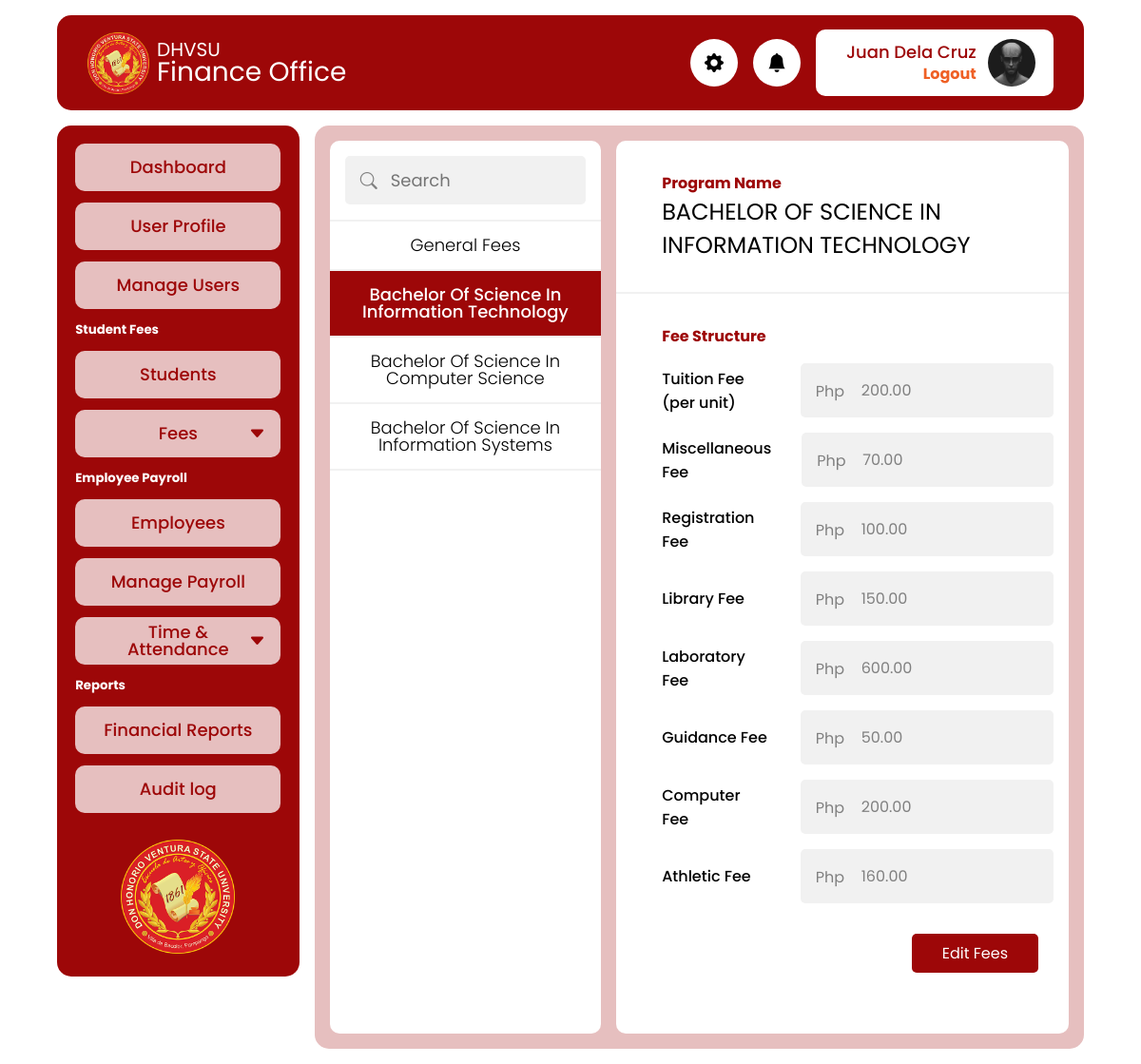
Page /admin/program_fees.php?id=1 (signed in) on the committed database.
### tables this page shows
CREATE TABLE `tbl_programs` (
  `id` int(11) NOT NULL,
  `program_name` varchar(255) NOT NULL,
  `program_desc` text NOT NULL,
  `updated_on` datetime NOT NULL DEFAULT current_timestamp() ON UPDATE current_timestamp()
);

CREATE TABLE `tbl_fee_struc` (
  `id` int(11) NOT NULL,
  `program_id` int(11) NOT NULL DEFAULT 0,
  `tuition_fee` decimal(15,2) NOT NULL DEFAULT 0.00,
  `misc_fee` decimal(15,2) NOT NULL DEFAULT 0.00,
  `registration_fee` decimal(15,2) NOT NULL DEFAULT 0.00,
  `library_fee` decimal(15,2) NOT NULL DEFAULT 0.00,
  `laboratory_fee` decimal(15,2) NOT NULL DEFAULT 0.00,
  `guidance_fee` decimal(15,2) NOT NULL DEFAULT 0.00,
  `computer_fee` decimal(15,2) NOT NULL DEFAULT 0.00,
  `athletic_fee` decimal(15,2) NOT NULL DEFAULT 0.00,
  `updated_on` datetime NOT NULL DEFAULT current_timestamp() ON UPDATE current_timestamp()
);

### app/util_func.php (called while the page is built, shortened)
<?php
function fetchAll(string $table, $pdo)
{
  $sql = "SELECT * FROM $table";
  $stmt = $pdo->query($sql);
  return ($stmt->rowCount() > 0) ? $stmt->fetchAll() : null;
}
function fetchItem(string $table, $id, $pdo)
{
  $sql = "SELECT * FROM $table WHERE id = ?";
  $stmt = $pdo->prepare($sql);
  $stmt->execute([$id]);
  return ($stmt->rowCount() > 0) ? $stmt->fetch() : null;
}

### app/fee_func.php (called while the page is built, shortened)
<?php
function fetchFeesOnProgram($program_id, $pdo)
{
  $sql = "SELECT * FROM tbl_fee_struc WHERE program_id = ?";
  $stmt = $pdo->prepare($sql);
  $stmt->execute([$program_id]);
  return ($stmt->rowCount() > 0) ? $stmt->fetch() : null;
}

### admin/program_fees.php (the view, shortened to what this page needs)
<?php
require_once './includes/header.php';
require_once '../app/fee_func.php';
$programs = fetchAll('tbl_programs', $pdo);
$getID = 0;
if (isset($_GET["id"])) {
  $getID = $_GET["id"];
  $item = fetchItem('tbl_programs', $_GET["id"], $pdo);
  $fees = fetchFeesOnProgram($_GET["id"], $pdo);
}
?>
<main>
  <div class="program-fees">
    <div class="card">
      <div class="card-header">
        <div class="input-with-icon">
          <input type="text" class="input-control search" placeholder="Search" id="program-search">
        </div>
      </div>
      <div class="">
        <ul class="card-list" id="program-list">
          <li>
            <a href="program_fees.php" class="<?php echo (!isset($_GET["id"])) ?  'active' : '' ?>">General Fees</a>
          </li>
          <?php
          foreach ($programs as $program) {
          ?>
            <li><a href='<?= "./program_fees.php?id=" . $program['id'] ?>' class="<?php echo ($getID == $program['id']) ?  'active' : '' ?>">
                <?= ucwords(strtolower($program['program_name'])); ?>
              </a></li>
          <?php
          }
          ?>
        </ul>
      </div>
    </div>
    <?php if (isset($_GET["id"])) { ?>
      <div class="card">
        <div class="card-header">
          <div class="program-label">
            <p>Program Name</p>
            <h2><?= $item['program_name'] ?></h2>
          </div>
        </div>
        <div class="card-body">
          <div class="program-label">
            <p>Fee Structure</p>
          </div>
          <form action="../app/fee_update.php" method="post">
            <div class="input-list" id="input-list">
              <div class="fee">
                <label for="">Tuition Fee (per unit)</label>
                <div class="input-with-currency">
                  <div class="currency">Php</div>
                  <input type="number" placeholder="1.00" step="0.01" class="input-control gray" disabled value="<?= $fees['tuition_fee'] ?>" name="tuition_fee">
                </div>
              </div>
              <div class="fee">
                <label for="">Miscellaneous Fee</label>
                <div class="input-with-currency">
                  <div class="currency">Php</div>
                  <input type="number" placeholder="1.00" step="0.01" class="input-control gray" disabled value="<?= $fees['misc_fee'] ?>" name="misc_fee">
                </div>
              </div>
              <div class="fee">
                <label for="">Registration Fee</label>
                <div class="input-with-currency">
                  <div class="currency">Php</div>
                  <input type="number" placeholder="1.00" step="0.01" class="input-control gray" disabled value="<?= $fees['registration_fee'] ?>" name="registration_fee">
                </div>
              </div>
              <div class="fee">
                <label for="">Library Fee</label>
                <div class="input-with-currency">
                  <div class="currency">Php</div>
                  <input type="number" placeholder="1.00" step="0.01" class="input-control gray" disabled value="<?= $fees['library_fee'] ?>" name="library_fee">
                </div>
              </div>
              <div class="fee">
                <label for="">Laboratory Fee</label>
                <div class="input-with-currency">
                  <div class="currency">Php</div>
                  <input type="number" placeholder="1.00" step="0.01" class="input-control gray" disabled value="<?= $fees['laboratory_fee'] ?>" name="laboratory_fee">
                </div>
              </div>
              <div class="fee">
                <label for="">Guidance Fee</label>
                <div class="input-with-currency">
                  <div class="currency">Php</div>
                  <input type="number" placeholder="1.00" step="0.01" class="input-control gray" disabled value="<?= $fees['guidance_fee'] ?>" name="guidance_fee">
                </div>
              </div>
              <div class="fee">
                <label for="">Computer Fee</label>
                <div class="input-with-currency">
                  <div class="currency">Php</div>
                  <input type="number" placeholder="1.00" step="0.01" class="input-control gray" disabled value="<?= $fees['computer_fee'] ?>" name="computer_fee">
                </div>
              </div>
              <div class="fee">
                <label for="">Athletic Fee</label>
                <div class="input-with-currency">
                  <div class="currency">Php</div>
                  <input type="number" placeholder="1.00" step="0.01" class="input-control gray" disabled value="<?= $fees['athletic_fee'] ?>" name="athletic_fee">
                </div>
              </div>
            </div>
            <div class="edit-btn-group">
              <button type="button" class="btn" id="edit-btn">Edit Fees</button>
            </div>
          </form>
        </div>
      </div>
    <?php } ?>
  </div>
</main>
<?php
require_once  './includes/footer.php'
?>

### css/style.css (style rules this page uses)
:root { --primary: #9d0708; --secondary: #e6bfbf; --accent: #ef6025; --background: #ffffff; --light: rgb(241, 241, 241); --positive: rgb(24, 133, 24); --fontSizeNormal: 18px; }
*, *::before, *::after { font-family: Poppins, Arial, sans-serif; margin: 0; padding: 0; box-sizing: border-box; }
button { all: unset; cursor: pointer; }
input { font: inherit; color: inherit; border: none; -webkit-appearance: none; -ms-appearance: none; -moz-appearance: none; appearance: none; outline: none; }
a { color: black; text-decoration: none; }
body { display: flex; flex-direction: column; align-items: center; background-color: var(--background); }
ul { list-style: none; }
main { background-color: var(--secondary); border-radius: 15px; height: auto; width: 100%; margin-bottom: 1rem; padding: 1rem; }
.input-control { font-size: var(--fontSizeNormal); width: 100%; color: black; border-radius: 5px; padding: 1rem 1.5rem; background-color: white; margin-bottom: 1rem; }
.program-fees, .user-list { display: grid; grid-template-columns: 3fr 5fr; gap: 1rem; }
.card { background-color: var(--background); border-radius: 10px; height: 100%; overflow: hidden; margin-bottom: 1rem; }
.card-header { padding: 1rem; border-bottom: 2px solid var(--light); }
.card-body { height: 100%; padding: 1rem; }
.input-with-icon { position: relative; }
.input-control.search { background-color: var(--light); font-size: var(--fontSizeNormal); padding: 0.75rem 1rem; margin: 0; }
.input-with-icon .input-control.search { padding-left: 3rem; }
.card-list { height: 750px; overflow-y: scroll; -ms-overflow-style: none; scrollbar-width: none; }
.card-list li a { display: block; font-size: var(--fontSizeNormal); font-weight: 300; line-height: 1; text-align: center; padding: 1rem; }
.card-list li .active { background-color: var(--primary); color: white; font-weight: 500; }
.card-list li { border-bottom: 2px solid var(--light); }
.program-label { padding: 1rem 2rem; }
.program-label p { color: var(--primary); font-size: 16px; font-weight: 700; }
.program-label h2 { font-weight: 400; }
.input-list { width: 100%; max-width: 1000px; }
.fee { display: grid; grid-template-columns: 2fr 3fr; margin-bottom: 1rem; align-items: center; }
.fee label { font-size: 16px; margin: auto 2rem; font-weight: 500; }
.fee .input-control { margin-bottom: 0; }
.input-control.gray { background-color: var(--light); }
.input-with-currency { position: relative; }
.input-with-currency .input-control { font-size: 16px; padding-left: 4rem; margin-bottom: 0; }
.input-with-currency .currency { position: absolute; transform: translateY(-50%); top: 50%; left: 1rem; font-size: 16px; color: gray; }
.edit-btn-group { display: flex; justify-content: end; margin: 2rem 1rem; gap: 1rem; }
.btn, .btn-outline { font-size: 16px; padding: 0.5rem 2rem; border-radius: 5px; }
.btn { background-color: var(--primary); color: white; }
input:disabled { color: gray; }

### rows in the picture
tbl_programs: program_name "Bachelor Of Science In Information Technology", program_name "BACHELOR OF SCIENCE IN INFORMATION TECHNOLOGY"
tbl_programs: program_name "Bachelor Of Science In Computer Science"
tbl_programs: program_name "Bachelor Of Science In Information Systems"
tbl_fee_struc: tuition_fee "200.00", misc_fee "70.00", registration_fee "100.00", library_fee "150.00", laboratory_fee "600.00", guidance_fee "50.00", computer_fee "200.00", athletic_fee "160.00"

### other values in the picture
$_SESSION["user"]["first_name"] "Juan"
$_SESSION["user"]["last_name"] "Dela Cruz"
